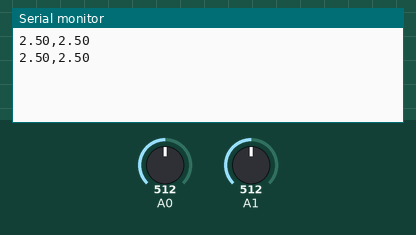
This sketch was run on a simulated Arduino Uno, built with avr-gcc and run on an emulated ATmega328P. Parts: the last lines printed to the serial monitor. Inputs (shaded band) come from the test bench; at power-on: A0 = 512, A1 = 512.

Above: at 1.8 s.
1.9 s: A0 set to 716
At 2.6 s:
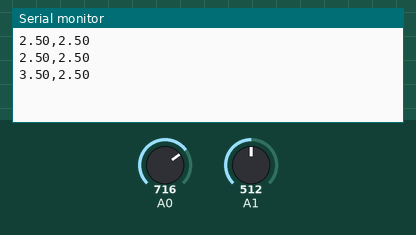
3.4 s: A1 set to 716
At 4.7 s:
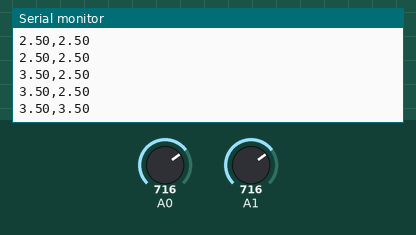
4.9 s: A0 set to 900
At 5.8 s:
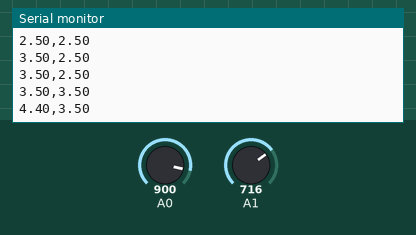
6.4 s: A1 set to 900
At 7.8 s:
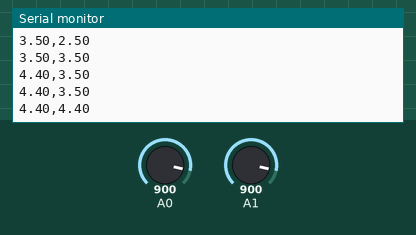
Timing chart, 0 to 8.9 s (numbered marks = the images above; inputs shaded):
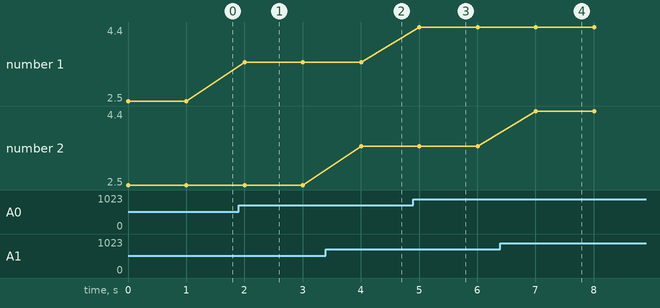

Measured:
- after the input at 1.9 s, the serial monitor: prints a new line after 0.10 s (image 1)
- after the input at 3.4 s, the serial monitor: prints a new line after 0.60 s (image 2)
- after the input at 4.9 s, the serial monitor: prints a new line after 0.11 s (image 3)
- after the input at 6.4 s, the serial monitor: prints a new line after 0.61 s (image 4)
- plotted number 1: 2.5 → 3.5 after the input at 1.9 s, 3.5 → 4.4 after the input at 4.9 s

The sketch:

sketch_nov1a.ino
```cpp
void setup() {
    Serial.begin(9600); // Start serial communication at 9600 bps
}

void loop() {
    int sensorValueA0 = analogRead(A0); // Read from A0
    int sensorValueA1 = analogRead(A1); // Read from A1

    // Convert the analog reading (0-1023) to voltage (0-5V)
    float voltageA0 = sensorValueA0 * (5.0 / 1023.0);
    float voltageA1 = sensorValueA1 * (5.0 / 1023.0);

    // Send the voltages to the serial port with precision
    Serial.print(voltageA0, 2); // 2 decimal places for voltageA0
    Serial.print(",");
    Serial.println(voltageA1, 2); // 2 decimal places for voltageA1

    delay(1000); // Wait for a second before the next reading
}
```
